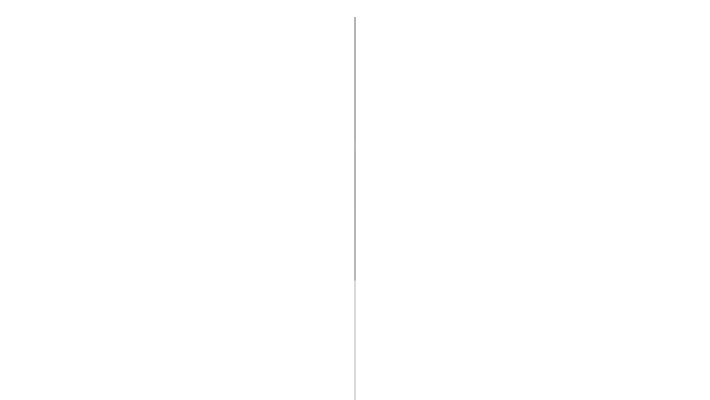
Frame 1 (no input)
Frame 60 (no input): identical to frame 1, image omitted
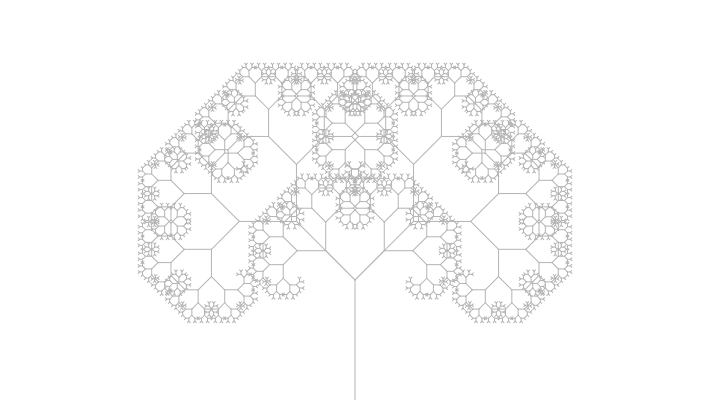
Frame 120 (the mouse pressed at the canvas centre since frame 60)

The p5.js sketch that drew these frames (run headless with seeded random() and noise() and a simulated clock; from frame 60 on, the mouse is pressed at the canvas centre):

// p5.js sketch
// ── sketch.js
let theta;

function setup() {
  createCanvas(710, 400);
}

function draw() {
  background(255);
  frameRate(60);
  stroke(180);
  let a = (mouseX / width) * 90;
  theta = radians(a);
  translate(width/2,height);
  line(0,0,0,-120);
  translate(0,-120);
  branch(120);
  branch(60);

}

function branch(h) {
  h *= 0.69;

  if (h > 2) {
    push();   
    rotate(theta);   
    line(0, 0, 0, -h);  
    translate(0, -h); 
    branch(h);       
    pop();    
    fill(455)
    push();
    rotate(-theta);
    line(0, 0, 0, -h);
    translate(0, -h);
    branch(h);
    pop();
  }
}

// ── style.css
html, body {
  height: 100%;
}

body {
 
  display: flex;

  /* This centers our sketch horizontally. */
  justify-content: center;

  /* This centers our sketch vertically. */
  align-items: center;
}
